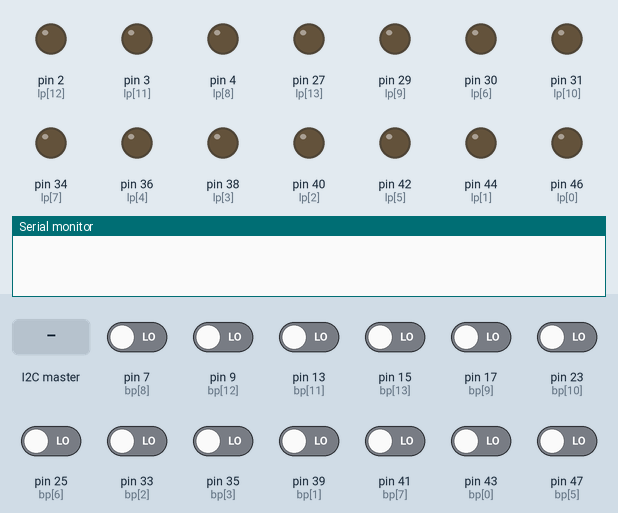
This sketch was run on a simulated Arduino Mega 2560, built with avr-gcc and run on an emulated ATmega2560. On the bench: output pins drawn as LEDs (lit = HIGH), the last lines printed to the serial monitor. The inputs (shaded band) are chosen by the test bench; at power-on: pin 7 (bp[8]), pin 9 (bp[12]), pin 13 (bp[11]), pin 15 (bp[13]), pin 17 (bp[9]), pin 23 (bp[10]), pin 25 (bp[6]), pin 33 (bp[2]), pin 35 (bp[3]), pin 39 (bp[1]), pin 41 (bp[7]), pin 43 (bp[0]), pin 47 (bp[5]) LOW.

Above: at 1.2 s.
1.3 s: the I2C master sends "a"
At 1.7 s:
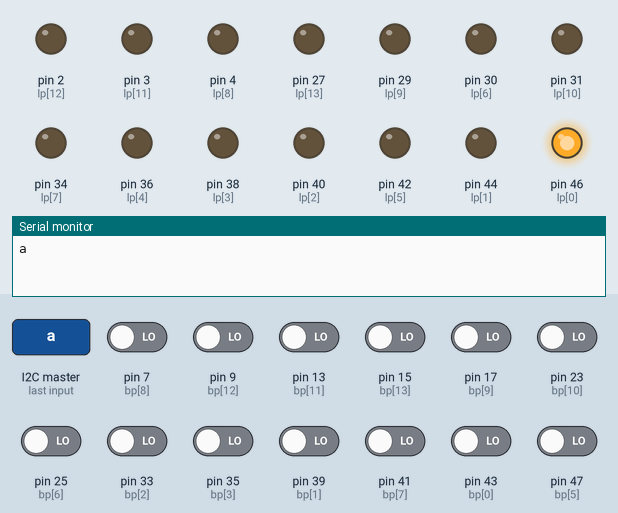
2.8 s: the I2C master sends "b"
At 4.0 s:
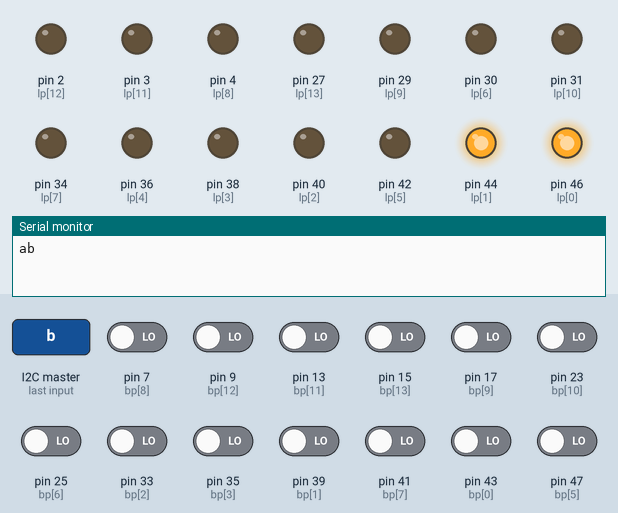
4.3 s: pin 43 (bp[0]) driven HIGH
At 5.5 s:
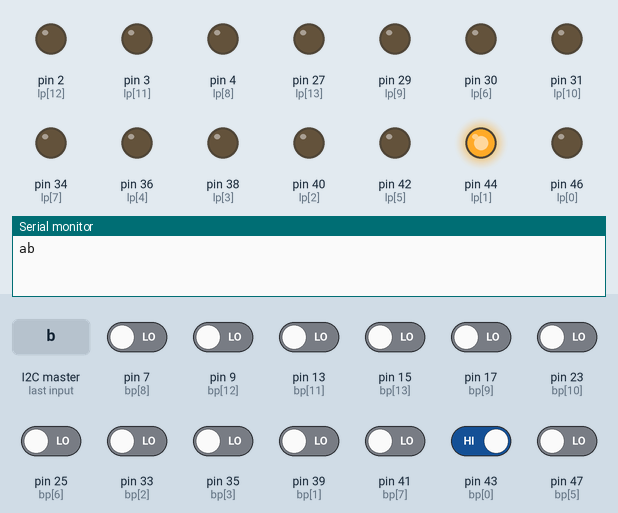
5.8 s: pin 39 (bp[1]) driven HIGH
At 6.8 s:
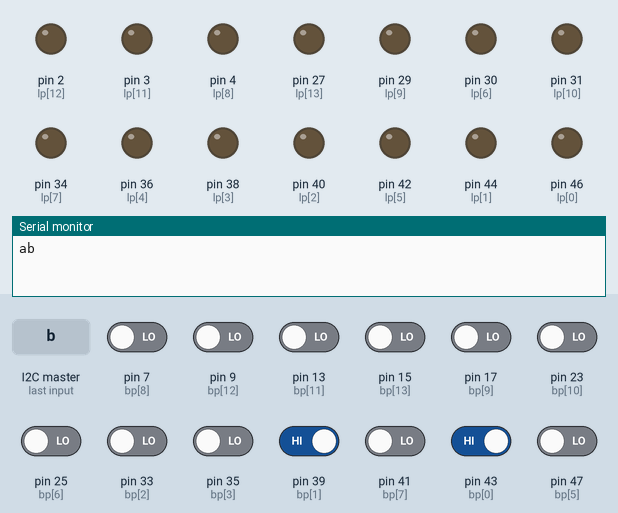
Timing chart, 0 to 8.8 s (numbered marks = the images above; inputs shaded):
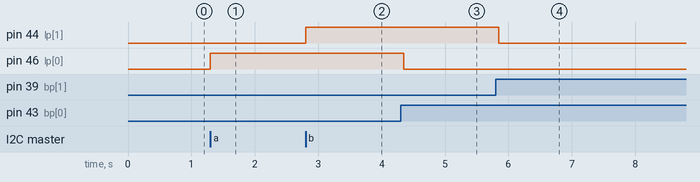

The sketch:

slaveid4.ino
```cpp
#include<Wire.h>
const byte slaveID = 4;

const int lp[14] = {46,44,40,38,36,42,30,34,4,29,31,3,2,27};
const int bp[14] = {43,39,33,35,39,47,25,41,7,17,23,13,9,15};

bool durum = false;
bool buton_durumu = false;
char c;

void setup() {

 for(int i=0;i<14;i++){
  pinMode(lp[i],OUTPUT);
  pinMode(bp[i],INPUT);}

  Wire.begin(4);
  Wire.onReceive(basla);
  Serial.begin(9600);

}

void loop() {
  bitir();
  delay(100);

}

void basla(int data)
{
    if(Wire.available()>0)
      {
        c = Wire.read();
        Serial.print(c);

        if(c == 'a')digitalWrite(lp[0],HIGH);delay(500);
        if(c == 'b')digitalWrite(lp[1],HIGH);delay(500);
        if(c == '1')digitalWrite(lp[2],HIGH);delay(500);
        if(c == '2')digitalWrite(lp[3],HIGH);delay(500);
        if(c == '3')digitalWrite(lp[4],HIGH);delay(500);
        if(c == '4')digitalWrite(lp[5],HIGH);delay(500);
        if(c == '5')digitalWrite(lp[6],HIGH);delay(500);
        if(c == '6')digitalWrite(lp[7],HIGH);delay(500);
        if(c == '7')digitalWrite(lp[8],HIGH);delay(500);
        if(c == '8')digitalWrite(lp[9],HIGH);delay(500);
        if(c == '9')digitalWrite(lp[10],HIGH);delay(500);
        if(c == 'c')digitalWrite(lp[11],HIGH);delay(500);
        if(c == '0')digitalWrite(lp[12],HIGH);delay(500);
        if(c == 'd')digitalWrite(lp[13],HIGH);delay(500);
      }

}

void bitir()
{

        if(digitalRead(bp[0]) == HIGH)
      {
         digitalWrite(lp[0],LOW);
         c=0;
      }
        if(digitalRead(bp[1]) == HIGH)
      {
         digitalWrite(lp[1],LOW);
         c=0;
      }
        if(digitalRead(bp[2]) == HIGH)
      {
         digitalWrite(lp[2],LOW);
         c=0;
      }
        if(digitalRead(bp[3]) == HIGH)
      {
         digitalWrite(lp[3],LOW);
         c=0;
      }
        if(digitalRead(bp[4]) == HIGH)
      {
         digitalWrite(lp[4],LOW);
         c=0;
      }
        if(digitalRead(bp[5]) == HIGH)
      {
         digitalWrite(lp[5],LOW);
         c=0;
      }
        if(digitalRead(bp[6]) == HIGH)
      {
         digitalWrite(lp[6],LOW);
         c=0;
      }
        if(digitalRead(bp[7]) == HIGH)
      {
         digitalWrite(lp[7],LOW);
         c=0;
      }
        if(digitalRead(bp[8]) == HIGH)
      {
         digitalWrite(lp[8],LOW);
         c=0;
      }
        if(digitalRead(bp[9]) == HIGH)
      {
         digitalWrite(lp[9],LOW);
         c=0;
      }
        if(digitalRead(bp[10]) == HIGH)
      {
         digitalWrite(lp[10],LOW);
         c=0;
      }
        if(digitalRead(bp[11]) == HIGH)
      {
         digitalWrite(lp[11],LOW);
         c=0;
      }
         if(digitalRead(bp[12]) == HIGH)
      {
         digitalWrite(lp[12],LOW);
         c=0;
      }
        if(digitalRead(bp[13]) == HIGH)
      {
         digitalWrite(lp[13],LOW);
         c=0;
      }

 }
```

Measured:
- after the input at 1.3 s, pin 46 (lp[0]): LOW → HIGH at once
- after the input at 2.8 s, pin 44 (lp[1]): LOW → HIGH at once
- after the input at 4.3 s, pin 46 (lp[0]): HIGH → LOW after 0.05 s
- after the input at 5.8 s, pin 44 (lp[1]): HIGH → LOW after 0.05 s
